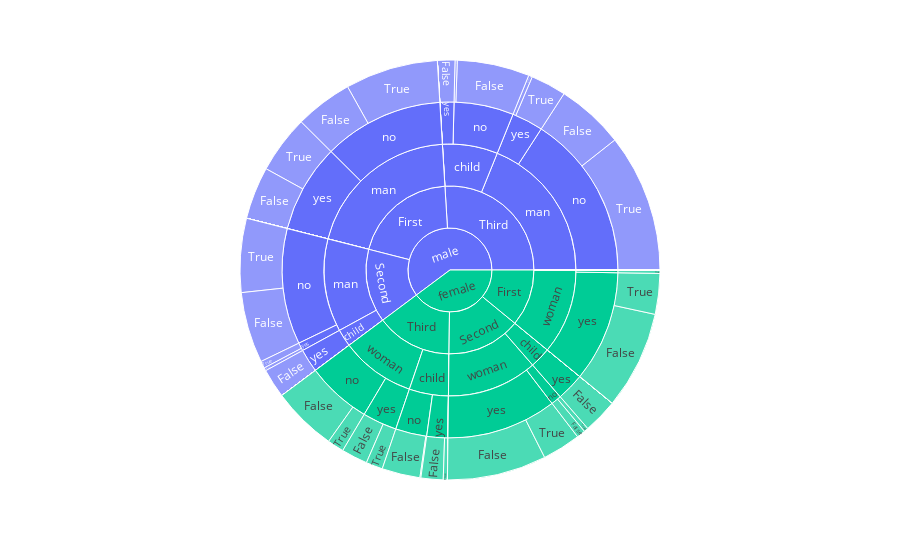

The notebook cell saved with this chart:
### Code cell
fig8=px.sunburst(df, path=["gender","class", "who", "alive","alone"], 
values="fare", color="gender")
fig8.show()

### Figure 1 — Plotly figure (JSON) as saved in the notebook; plotly's stock layout.template omitted (floating-point values rounded to 4 significant figures; data arrays with more than 128 entries replaced by an {"elided": "..."} marker saying what was removed)
{"data": [{"branchvalues": "total", "customdata": {"elided": "134x1 str values"}, "domain": {"x": [0, 1], "y": [0, 1]}, "hovertemplate": "labels=%{label}<br>fare=%{value}<br>parent=%{parent}<br>id=%{id}<br>gender=%{customdata[0]}<extra></extra>", "ids": {"elided": "134 str values"}, "labels": {"elided": "134 str values"}, "marker": {"colors": {"elided": "134 str values"}}, "name": "", "parents": {"elided": "134 str values"}, "type": "sunburst", "values": {"elided": "134 float values"}}], "layout": {"legend": {"tracegroupgap": 0}, "margin": {"t": 60}}}
